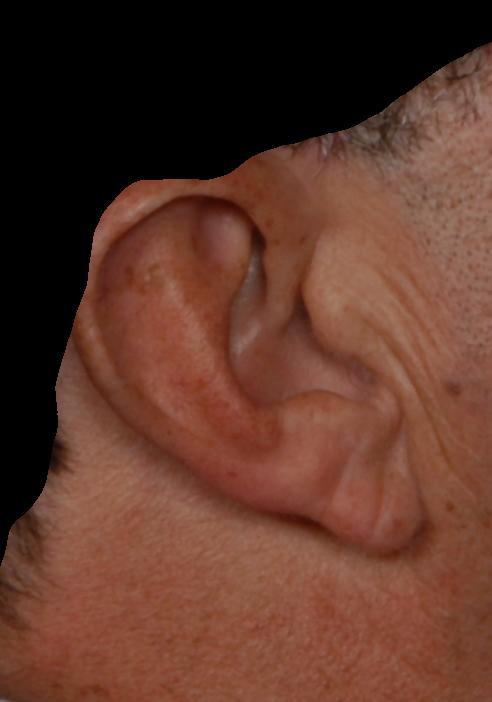
#> input picture 2/seg/005/005_up_ear.jpg, 492 x 702 px, given as the content of the folder train, which was not available
$ python seg.py
#> lines starting #> are read from the running program, lines starting #| are printed output that depends on the picture; after the words box and inside, x2 and y2 are one past the last pixel; in counts of white or black regions, pixels touching at a corner belong together; pictures that were not available may be replaced by others from this repository, and a replacement may not be noted


# In[63]:


import os
import numpy as np
import matplotlib.pyplot as plt
import cv2


for filename in os.listdir("train"):
    # Read in the image
    orig = cv2.imread(f"train/{filename}")
#> orig is the input picture: shape (702, 492, 3); mean B, G, R 42.1, 55.4, 94.1
    print(filename)
    # removing noise
    orig = cv2.medianBlur(orig,3)
    image = cv2.cvtColor(orig, cv2.COLOR_BGR2GRAY)
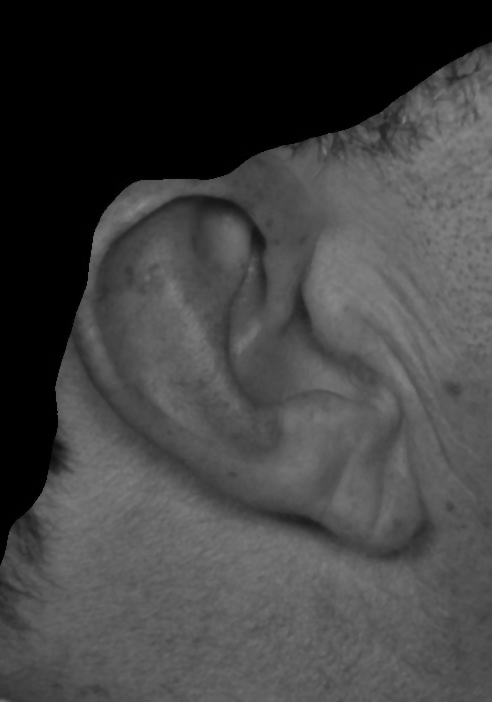
#> image: shape (702, 492); min 0, max 134, mean 65.4
    #plt.imshow(image,cmap='gray', vmin=0, vmax=255)


    # In[111]:


    pixel_vals = image.reshape((-1,3))
    pixel_vals = np.float32(pixel_vals)


    # In[112]:


    #the below line of code defines the criteria for the algorithm to stop running,
    #which will happen is 100 iterations are run or the epsilon (which is the required accuracy)
    #becomes 85%
    criteria = (cv2.TERM_CRITERIA_EPS + cv2.TERM_CRITERIA_MAX_ITER, 100, 0.85)

    # then perform k-means clustering with number of clusters defined as 3
    #also random centres are initially choosed for k-means clustering
    k = 2
    retval, labels, centers = cv2.kmeans(pixel_vals, k, None, criteria, 10, cv2.KMEANS_RANDOM_CENTERS)
#> retval = 65741000.8; centers = [[1.17, 1.31, 1.68], [90.74, 90.91, 90.98]]

    # convert data into 8-bit values
    centers = np.uint8(centers)
#> centers = [[1, 1, 1], [90, 90, 90]]
    segmented_data = centers[labels.flatten()]

    # reshape data into the original image dimensions
    segmented_image = segmented_data.reshape((image.shape))
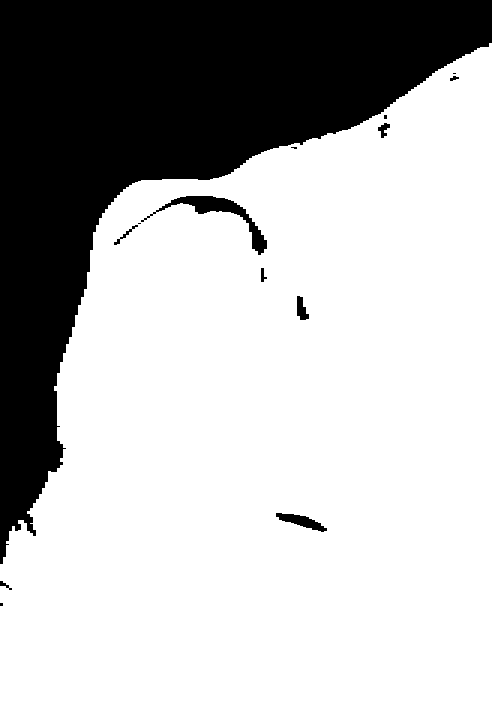
#> segmented_image: shape (702, 492); values 1 (black) and 90 (white), 71.6% white; 14 black regions (5 under 20 px), largest, box (x1, y1, x2, y2) and area: (0, 0, 492, 564) 95892, (141, 196, 267, 255) 1335, (276, 513, 327, 532) 414

    # plt.imshow(segmented_image, cmap='gray', vmin=0, vmax=255)
    # print(centers.min())


    # In[113]:


    segmented_image = cv2.medianBlur(segmented_image,99)
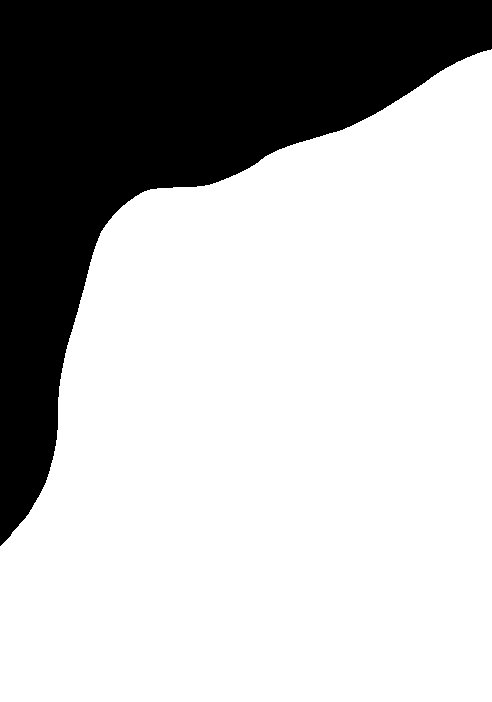
#> segmented_image: shape (702, 492); values 1 (black) and 90 (white), 71.8% white; 1 black region, box (x1, y1, x2, y2) and area: (0, 0, 492, 546) 97371
    # plt.imshow(segmented_image, cmap='gray', vmin=0, vmax=255)


    # In[114]:


    for i in range(segmented_image.shape[0]):
        for j in range(segmented_image.shape[1]):
            if(segmented_image[i][j]<=(centers.min()+5)):
                segmented_image[i][j]=0
            else:
                segmented_image[i][j]=255
    plt.imshow(segmented_image, cmap='gray', vmin=0, vmax=255)


    # In[122]:


    result = image.copy()
    result = cv2.cvtColor(result, cv2.COLOR_BGR2BGRA)
    result[:, :, 3] = segmented_image
    # orig = cv2.cvtColor(orig,cv2.COLOR_BGR2RGB)
    # result = np.dstack((orig, segmented_image))
    # plt.imshow(result)


    # In[118]:


    plt.imsave(f"seg/{filename}",result)
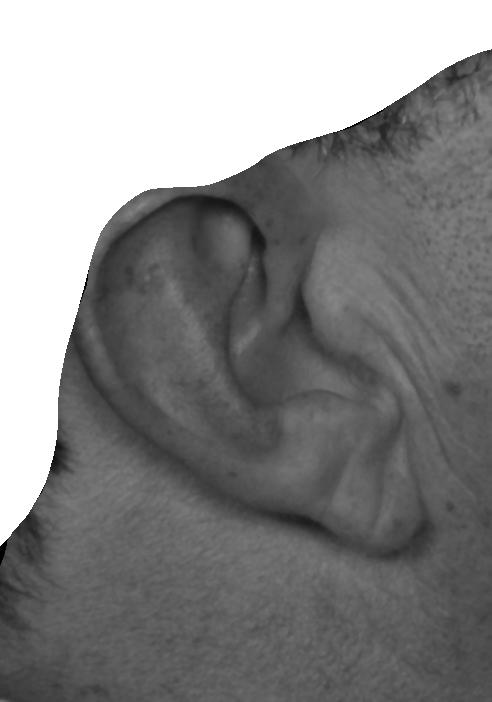
#> saved as 005_up_ear.jpg: shape (702, 492, 3); min 0, max 255, mean 136.7

$ run again, on 2/seg/020/020_front_ear.jpg
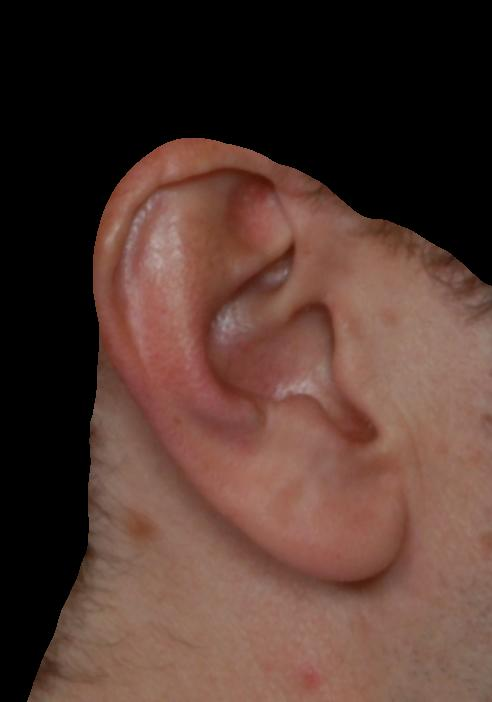
#> input picture 2/seg/020/020_front_ear.jpg, 492 x 702 px, given as the content of the folder train, which was not available
#> orig is the input picture: shape (702, 492, 3); mean B, G, R 49, 57.3, 83.4
#> `retval, labels, centers = cv2.kmeans(pixel_vals, k, None, criteria, 10..`: retval = 66216496.6; centers = [[0.754, 0.856, 1.05], [106.1, 106.3, 106.3]]
#> `centers = np.uint8(centers)`: centers = [[0, 0, 1], [106, 106, 106]]
#> after the loop `for i in range(segmented_image.shape[0]):`:
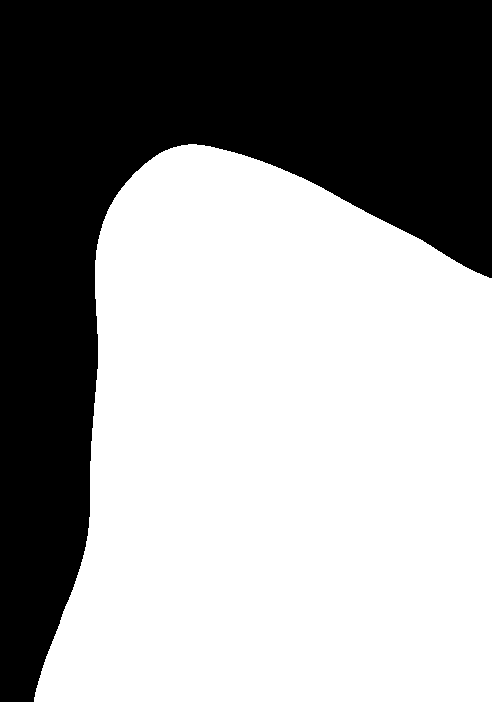
#> segmented_image: shape (702, 492); 60% white; 1 black region, box (x1, y1, x2, y2) and area: (0, 0, 492, 702) 138240
#> `plt.imsave(f"seg/{filename}",result)`:
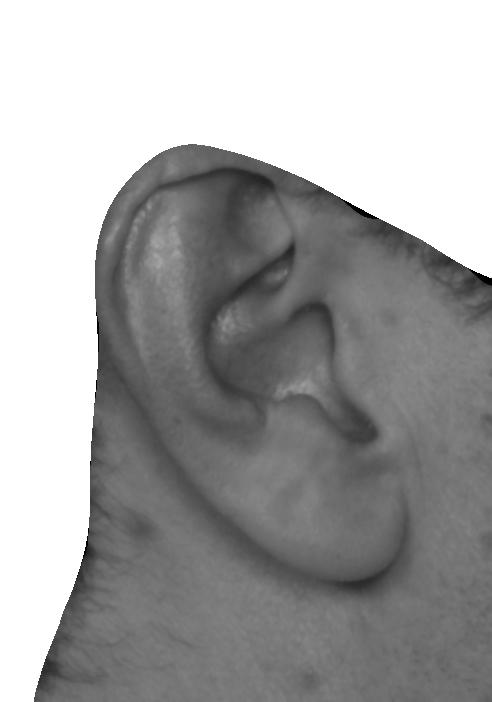
#> saved as 020_front_ear.jpg: shape (702, 492, 3); min 0, max 255, mean 165.5

$ run again, on 2/seg/024/024_left_ear.jpg
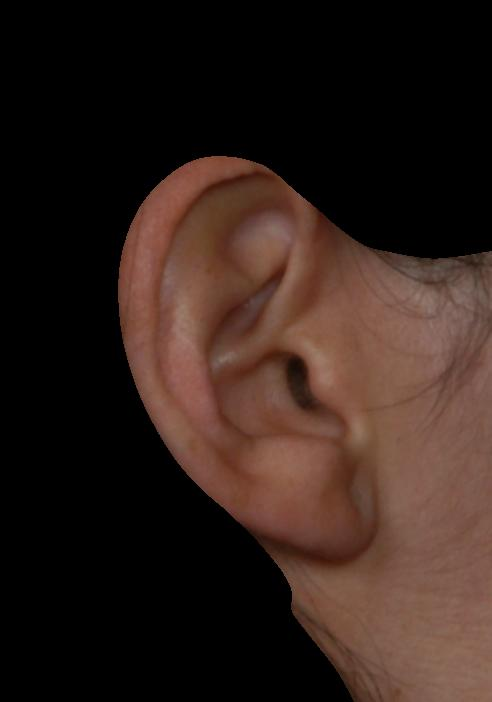
#> input picture 2/seg/024/024_left_ear.jpg, 492 x 702 px, given as the content of the folder train, which was not available
#> orig is the input picture: shape (702, 492, 3); mean B, G, R 26.2, 32.4, 48.5
#> `retval, labels, centers = cv2.kmeans(pixel_vals, k, None, criteria, 10..`: retval = 42230619.1; centers = [[0.674, 0.712, 0.867], [89.41, 89.69, 89.78]]
#> `centers = np.uint8(centers)`: centers = [[0, 0, 0], [89, 89, 89]]
#> `segmented_image = segmented_data.reshape((image.shape))`:
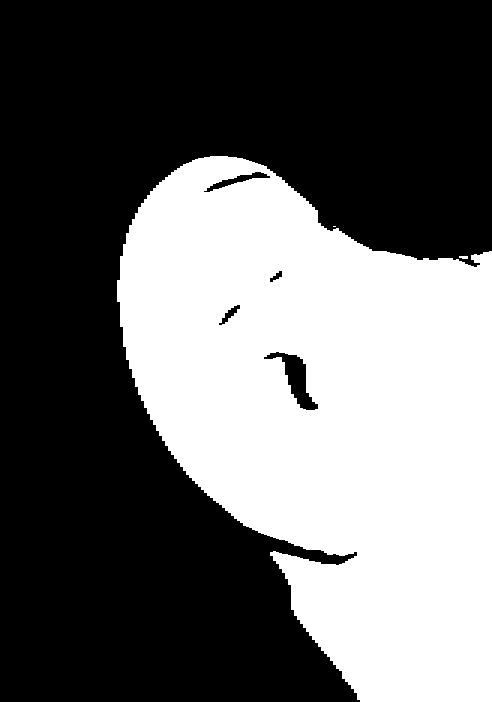
#> segmented_image: shape (702, 492); values 0 (black) and 89 (white), 40.2% white; 3 white regions (1 under 20 px), largest, box (x1, y1, x2, y2) and area: (117, 156, 492, 702) 138717, (459, 256, 468, 259) 24
#> `plt.imsave(f"seg/{filename}",result)`:
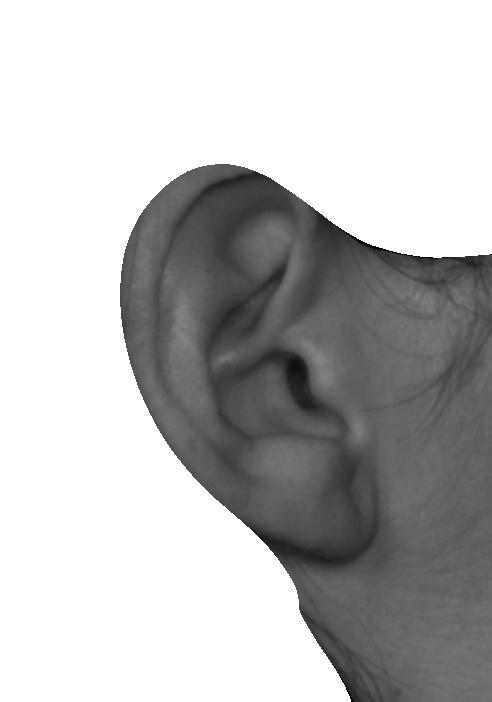
#> saved as 024_left_ear.jpg: shape (702, 492, 3); min 0, max 255, mean 187.8

$ run again, on 2/seg/024/024_right_ear.jpg
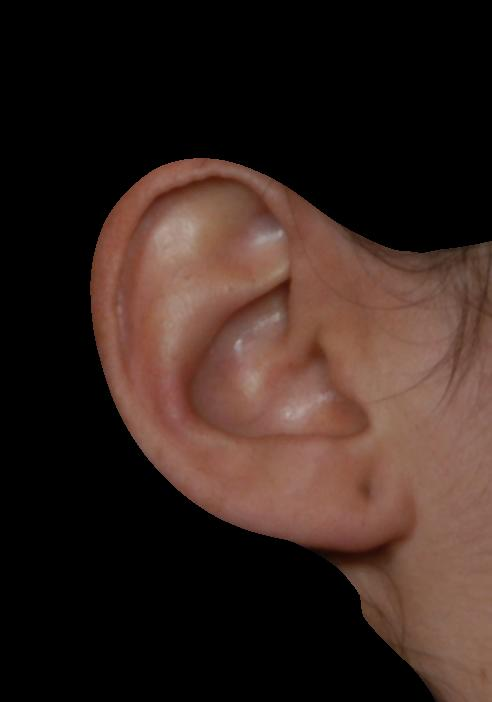
#> input picture 2/seg/024/024_right_ear.jpg, 492 x 702 px, given as the content of the folder train, which was not available
#> orig is the input picture: shape (702, 492, 3); mean B, G, R 30.7, 36.9, 54.2
#> `retval, labels, centers = cv2.kmeans(pixel_vals, k, None, criteria, 10..`: retval = 47171800.9; centers = [[0.505, 0.589, 0.742], [101.7, 102, 102.1]]
#> `centers = np.uint8(centers)`: centers = [[0, 0, 0], [101, 101, 102]]
#> after the loop `for i in range(segmented_image.shape[0]):`:
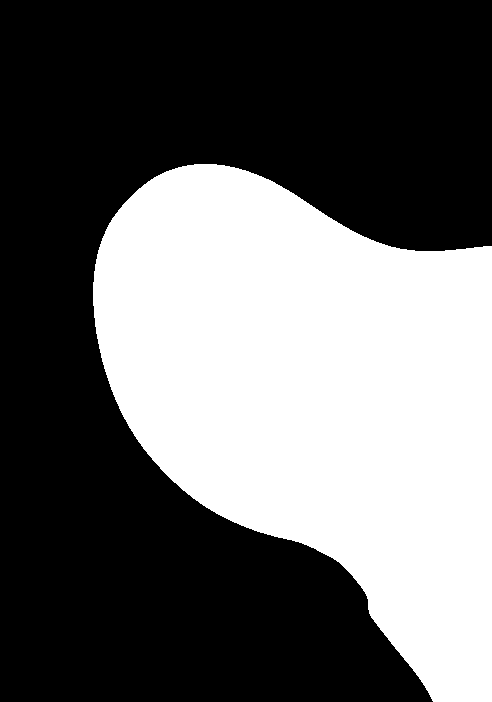
#> segmented_image: shape (702, 492); 40.1% white; 1 white region, box (x1, y1, x2, y2) and area: (93, 164, 492, 702) 138426
#> `plt.imsave(f"seg/{filename}",result)`:
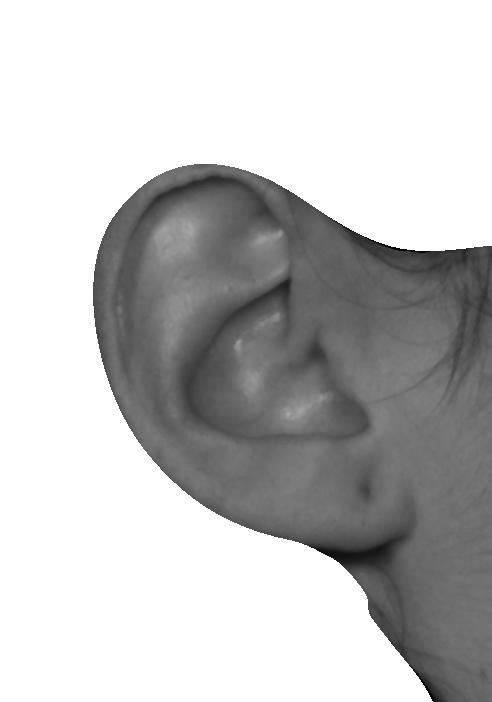
#> saved as 024_right_ear.jpg: shape (702, 492, 3); min 0, max 255, mean 193.3
